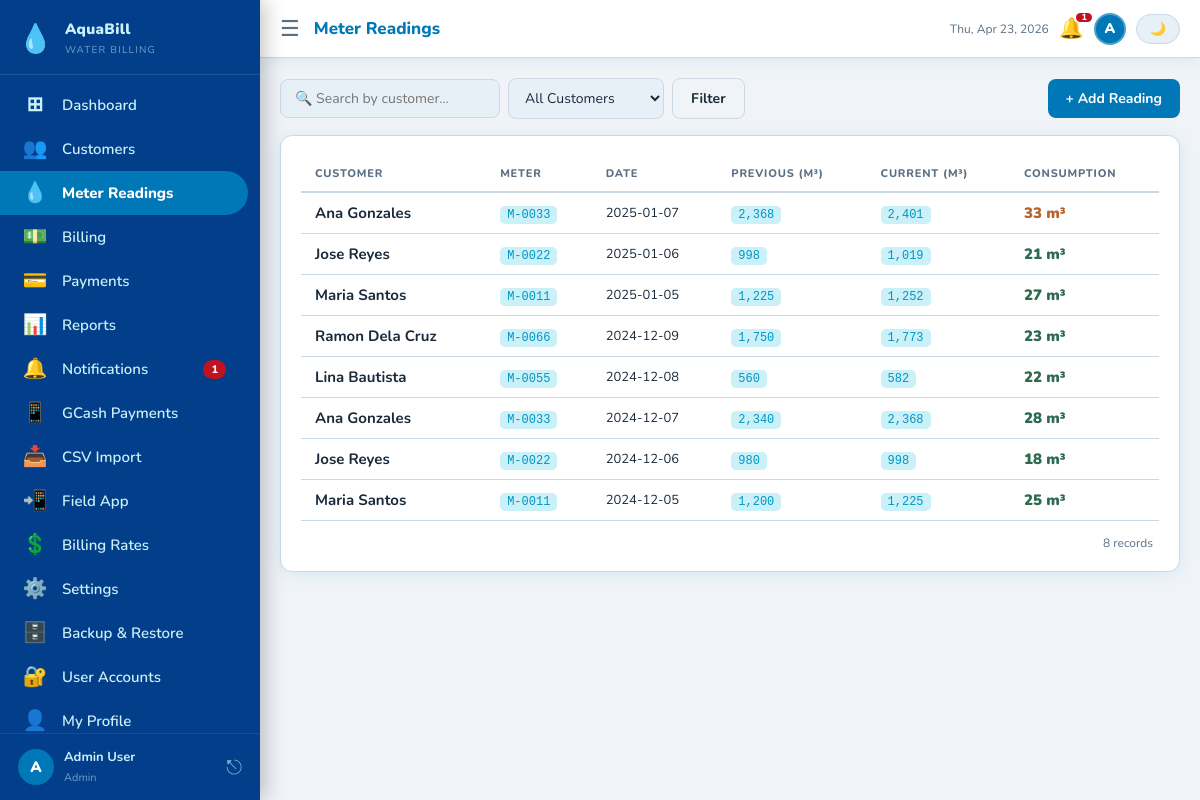
Screenshot of /readings.php (signed in) with the database file from the repository.
### tables this page shows
CREATE TABLE IF NOT EXISTS readings (
    id VARCHAR(10) PRIMARY KEY,
    customer_id VARCHAR(10) NOT NULL,
    reading_date DATE NOT NULL,
    previous_reading DECIMAL(10,2) NOT NULL DEFAULT 0,
    current_reading DECIMAL(10,2) NOT NULL,
    consumption DECIMAL(10,2) NOT NULL,
    FOREIGN KEY (customer_id) REFERENCES customers(id) ON DELETE CASCADE
);

CREATE TABLE IF NOT EXISTS customers (
    id VARCHAR(10) PRIMARY KEY,
    name VARCHAR(150) NOT NULL,
    address TEXT NOT NULL,
    contact VARCHAR(20) NOT NULL,
    meter_no VARCHAR(30) NOT NULL UNIQUE,
    status ENUM('Active','Disconnected') NOT NULL DEFAULT 'Active',
    created_at DATE NOT NULL
);

### includes/functions.php (called while the page is built, shortened)
<?php
function fmtNum(float $n): string {
    return number_format($n, 0);
}
function h(string $s): string {
    return htmlspecialchars($s, ENT_QUOTES, 'UTF-8');
}
function get(string $key, string $default = ''): string {
    return trim($_GET[$key] ?? $default);
}

### readings.php (the view, shortened to what this page needs)
<?php
require_once 'includes/functions.php';
$pdo = getDB();
$search  = get('search');
$pg      = max(1,(int)get('page','1'));
$perPage = 8;
$where  = [];
$params = [];
$whereSQL = $where ? 'WHERE '.implode(' AND ',$where) : '';
$countStmt = $pdo->prepare("SELECT COUNT(*) FROM readings r JOIN customers c ON r.customer_id=c.id $whereSQL");
$countStmt->execute($params);
$total  = (int)$countStmt->fetchColumn();
$offset = ($pg-1)*$perPage;
$stmt = $pdo->prepare("SELECT r.*,c.name AS cname,c.meter_no FROM readings r JOIN customers c ON r.customer_id=c.id $whereSQL ORDER BY r.reading_date DESC LIMIT $perPage OFFSET $offset");
$stmt->execute($params);
$readings = $stmt->fetchAll();
require_once 'includes/header.php';
?>
<div class="toolbar">
  <form method="GET" class="toolbar-left">
    <input type="text" name="search" class="search-input" placeholder="🔍 Search by customer..." value="<?= h($search) ?>">
    <select name="customer" class="filter-select" onchange="this.form.submit()">
      <option value="">All Customers</option>
    </select>
    <button type="submit" class="btn btn-outline">Filter</button>
  </form>
  <button class="btn btn-primary" onclick="document.getElementById('add-reading-modal').style.display='flex'">+ Add Reading</button>
</div>
<div class="card">
  <div class="table-wrap">
    <table>
      <thead>
        <tr><th>Customer</th><th>Meter</th><th>Date</th><th>Previous (m³)</th><th>Current (m³)</th><th>Consumption</th></tr>
      </thead>
      <tbody>
        <?php foreach ($readings as $r): ?>
        <tr>
          <td class="fw-bold"><?= h($r['cname']) ?></td>
          <td><code><?= h($r['meter_no']) ?></code></td>
          <td class="fs-sm"><?= h($r['reading_date']) ?></td>
          <td><code><?= fmtNum($r['previous_reading']) ?></code></td>
          <td><code><?= fmtNum($r['current_reading']) ?></code></td>
          <td>
            <span class="fw-bolder <?= $r['consumption']>30?'text-warning':'text-success' ?>">
              <?= fmtNum($r['consumption']) ?> m³
            </span>
          </td>
        </tr>
        <?php endforeach; ?>
      </tbody>
    </table>
  </div>
  <div class="pagination">
    <span class="total"><?= $total ?> records</span>
  </div>
</div>

### assets/css/style.css (style rules this page uses)
:root { --bg:#f0f4f8; --surface:#fff; --surface-alt:#e8f0f7; --border:#ccd8e5; --text:#1a2a3a; --muted:#5a7085; --accent:#0077b6; --accent-dark:#023e8a; --accent-light:#caf0f8; --success:#2d6a4f; --success-bg:#d8f3dc; --warning:#b5632a; --warning-bg:#ffe8d6; --danger:#c1121f; --danger-bg:#ffe5e5; --info:#0096c7; --info-bg:#caf0f8; --sidebar:#023e8a; --sidebar-text:#caf0f8; --sidebar-active:#0077b6; --shadow:0 2px 16px rgba(0,119,182,.10); --shadow-lg:0 8px 40px rgba(2,62,138,.13); --radius:12px; --radius-sm:8px; --sidebar-w:260px; }
*,*::before,*::after { box-sizing:border-box;margin:0;padding:0 }
html,body { height:100%;overflow:hidden }
body { font-family:'Nunito','Segoe UI',sans-serif; font-size:15px;background:var(--bg);color:var(--text); display:flex; }
.card { background:var(--surface);border-radius:var(--radius); padding:20px;box-shadow:var(--shadow);border:1px solid var(--border); }
.table-wrap { overflow-x:auto;-webkit-overflow-scrolling:touch }
table { border-collapse:collapse;width:100%;min-width:500px }
th,td { padding:10px 14px;text-align:left;white-space:nowrap }
th { font-size:11px;font-weight:800;letter-spacing:.8px;text-transform:uppercase; color:var(--muted);border-bottom:2px solid var(--border) }
td { border-bottom:1px solid var(--border);vertical-align:middle }
.btn { display:inline-flex;align-items:center;gap:7px; padding:10px 18px;border-radius:var(--radius-sm);border:none; font-size:14px;font-weight:700;cursor:pointer;transition:opacity .2s,transform .1s; font-family:inherit;white-space:nowrap; }
.btn-primary { background:var(--accent);color:#fff }
.btn-outline { background:none;border:1.5px solid var(--border);color:var(--text) }
.toolbar { display:flex;justify-content:space-between;align-items:center; margin-bottom:16px;flex-wrap:wrap;gap:10px }
.toolbar-left { display:flex;gap:8px;flex-wrap:wrap;align-items:center }
.search-input { padding:9px 14px;border-radius:var(--radius-sm);border:1.5px solid var(--border); background:var(--surface-alt);color:var(--text);font-size:14px;font-family:inherit; width:220px;outline:none;max-width:100%; }
.filter-select { padding:9px 12px;border-radius:var(--radius-sm);border:1.5px solid var(--border); background:var(--surface-alt);color:var(--text);font-size:14px;font-family:inherit;outline:none; }
.pagination { display:flex;gap:5px;align-items:center;margin-top:14px;justify-content:flex-end;flex-wrap:wrap }
.pagination .total { font-size:12px;color:var(--muted);margin-right:6px }
code { font-size:12px;padding:2px 7px;border-radius:5px; background:var(--info-bg);color:var(--info);font-family:monospace }
.text-success { color:var(--success) }
.text-warning { color:var(--warning) }
.fw-bold { font-weight:700 }
.fw-bolder { font-weight:900 }
.fs-sm { font-size:13px }

### rows the page displays
readings: customer.name "Ana Gonzales", customer.meter_no "M-0033", reading_date "2025-01-07", previous_reading "2,368", current_reading "2,401", consumption "33"
readings: customer.name "Jose Reyes", customer.meter_no "M-0022", reading_date "2025-01-06", previous_reading "998", current_reading "1,019", consumption "21"
readings: customer.name "Maria Santos", customer.meter_no "M-0011", reading_date "2025-01-05", previous_reading "1,225", current_reading "1,252", consumption "27"
readings: customer.name "Ramon Dela Cruz", customer.meter_no "M-0066", reading_date "2024-12-09", previous_reading "1,750", current_reading "1,773", consumption "23"
readings: customer.name "Lina Bautista", customer.meter_no "M-0055", reading_date "2024-12-08", previous_reading "560", current_reading "582", consumption "22"
readings: customer.name "Ana Gonzales", customer.meter_no "M-0033", reading_date "2024-12-07", previous_reading "2,340", current_reading "2,368", consumption "28"
readings: customer.name "Jose Reyes", customer.meter_no "M-0022", reading_date "2024-12-06", previous_reading "980", current_reading "998", consumption "18"
readings: customer.name "Maria Santos", customer.meter_no "M-0011", reading_date "2024-12-05", previous_reading "1,200", current_reading "1,225", consumption "25"

### other values shown
APP_NAME "AquaBill"
$nav['icon'] "⊞"
$nav['label'] "Dashboard"
$nav['icon'] "👥"
$nav['label'] "Customers"
$nav['icon'] "💧"
$nav['label'] "Meter Readings"
$nav['icon'] "💵"
$nav['label'] "Billing"
$nav['icon'] "💳"
$nav['label'] "Payments"
$nav['icon'] "📊"
$nav['label'] "Reports"
$nav['icon'] "🔔"
$nav['label'] "Notifications"
